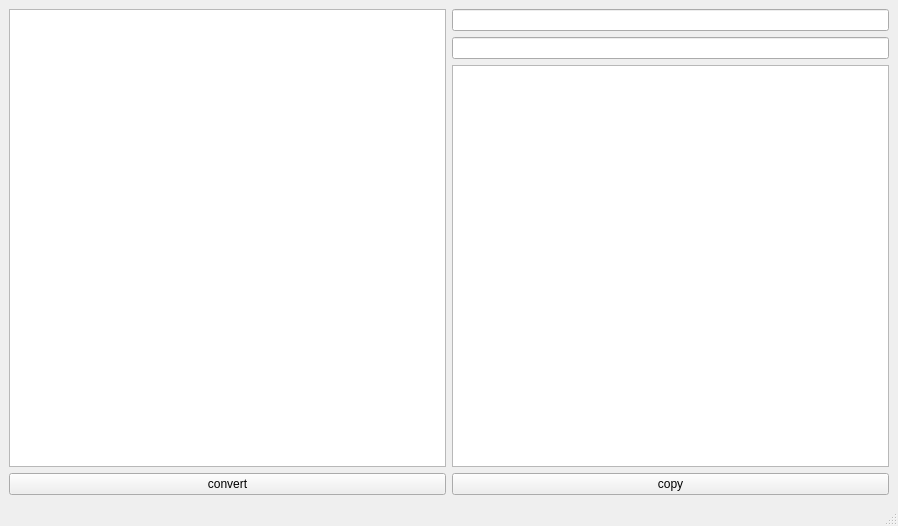
<?xml version="1.0" encoding="UTF-8"?>
<ui version="4.0">
 <class>MainWindow</class>
 <widget class="QMainWindow" name="MainWindow">
  <property name="geometry">
   <rect>
    <x>0</x>
    <y>0</y>
    <width>898</width>
    <height>526</height>
   </rect>
  </property>
  <property name="windowTitle">
   <string>MainWindow</string>
  </property>
  <widget class="QWidget" name="centralwidget">
   <layout class="QHBoxLayout" name="horizontalLayout">
    <item>
     <layout class="QVBoxLayout" name="verticalLayout_2">
      <item>
       <widget class="QTextEdit" name="textEdit_in"/>
      </item>
      <item>
       <widget class="QPushButton" name="btn_convert">
        <property name="text">
         <string>convert</string>
        </property>
       </widget>
      </item>
     </layout>
    </item>
    <item>
     <layout class="QVBoxLayout" name="verticalLayout_3">
      <item>
       <widget class="QLineEdit" name="lineEdit_regex"/>
      </item>
      <item>
       <widget class="QLineEdit" name="lineEdit_regexre"/>
      </item>
      <item>
       <widget class="QTextEdit" name="textEdit_out"/>
      </item>
      <item>
       <widget class="QPushButton" name="btn_copy">
        <property name="text">
         <string>copy</string>
        </property>
       </widget>
      </item>
     </layout>
    </item>
   </layout>
  </widget>
  <widget class="QMenuBar" name="menubar">
   <property name="geometry">
    <rect>
     <x>0</x>
     <y>0</y>
     <width>898</width>
     <height>21</height>
    </rect>
   </property>
  </widget>
  <widget class="QStatusBar" name="statusbar"/>
 </widget>
 <resources/>
 <connections/>
</ui>
